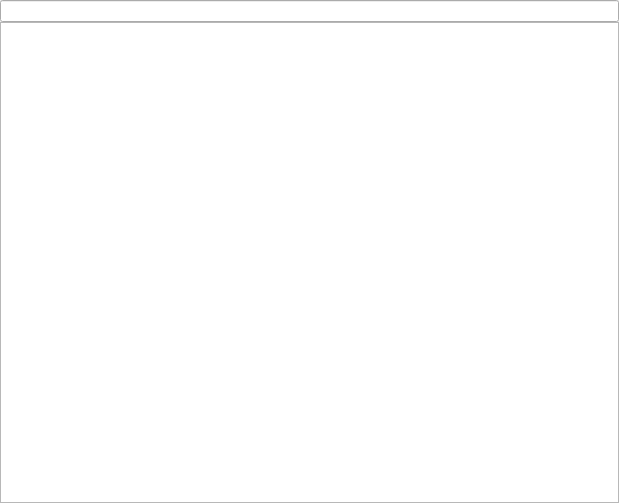
<?xml version="1.0" encoding="UTF-8"?>
<ui version="4.0">
 <class>ShortcutsSettingsWidget</class>
 <widget class="QWidget" name="ShortcutsSettingsWidget">
  <property name="geometry">
   <rect>
    <x>0</x>
    <y>0</y>
    <width>619</width>
    <height>503</height>
   </rect>
  </property>
  <property name="windowTitle">
   <string>Form</string>
  </property>
  <layout class="QVBoxLayout" name="verticalLayout">
   <property name="spacing">
    <number>0</number>
   </property>
   <property name="leftMargin">
    <number>0</number>
   </property>
   <property name="topMargin">
    <number>0</number>
   </property>
   <property name="rightMargin">
    <number>0</number>
   </property>
   <property name="bottomMargin">
    <number>0</number>
   </property>
   <item>
    <widget class="QLineEdit" name="m_shortcuts_search"/>
   </item>
   <item>
    <widget class="QTableView" name="m_shortcuts_table">
     <property name="mouseTracking">
      <bool>false</bool>
     </property>
     <property name="selectionMode">
      <enum>QAbstractItemView::NoSelection</enum>
     </property>
     <property name="selectionBehavior">
      <enum>QAbstractItemView::SelectRows</enum>
     </property>
     <attribute name="horizontalHeaderCascadingSectionResizes">
      <bool>false</bool>
     </attribute>
     <attribute name="horizontalHeaderStretchLastSection">
      <bool>true</bool>
     </attribute>
     <attribute name="verticalHeaderStretchLastSection">
      <bool>false</bool>
     </attribute>
    </widget>
   </item>
  </layout>
 </widget>
 <resources/>
 <connections/>
</ui>
